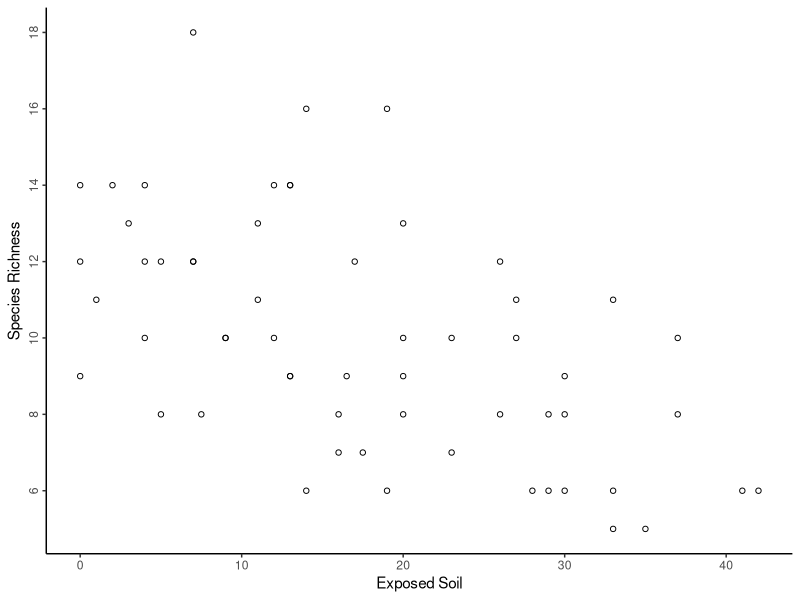
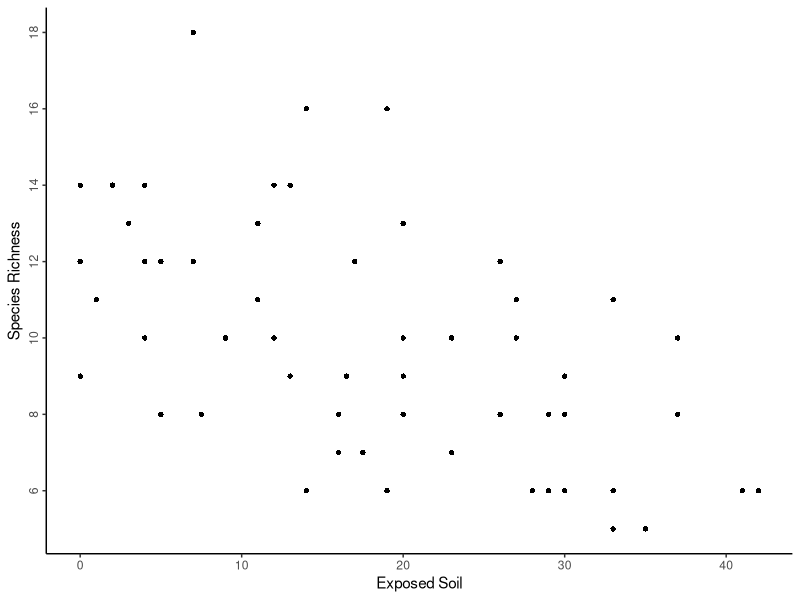
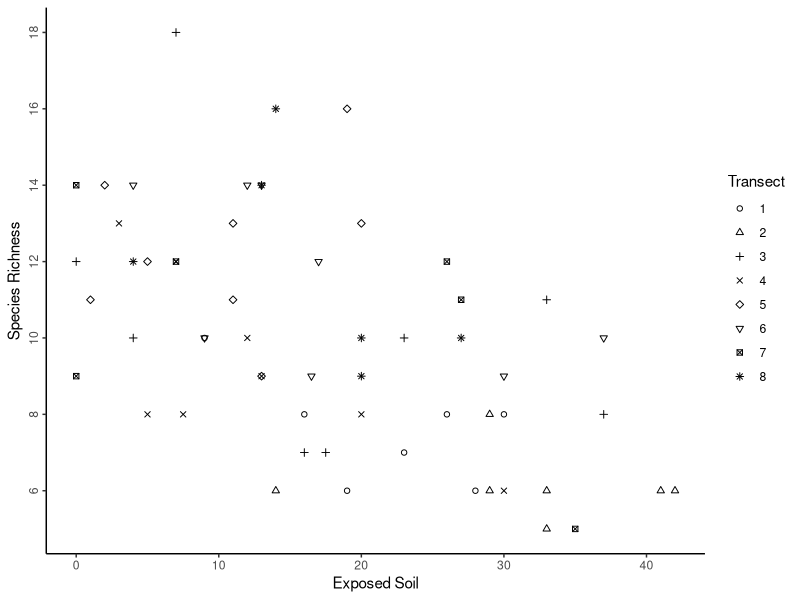
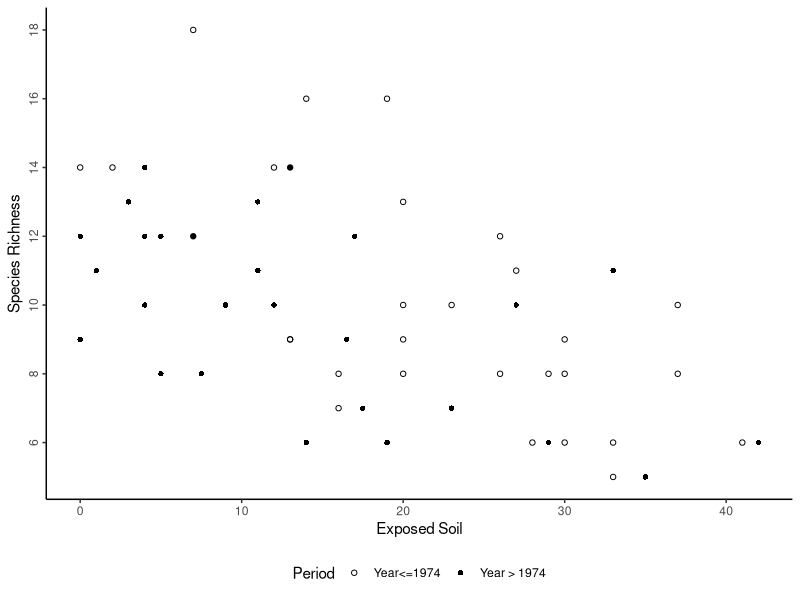
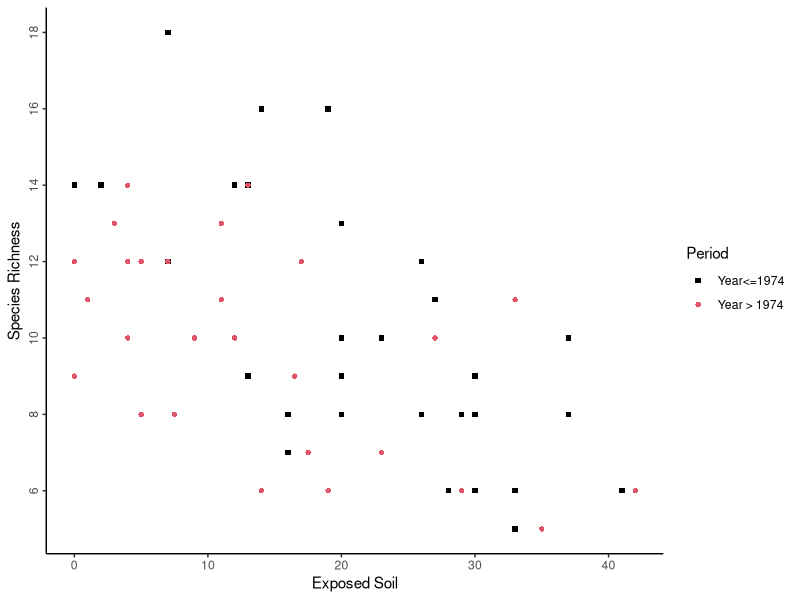
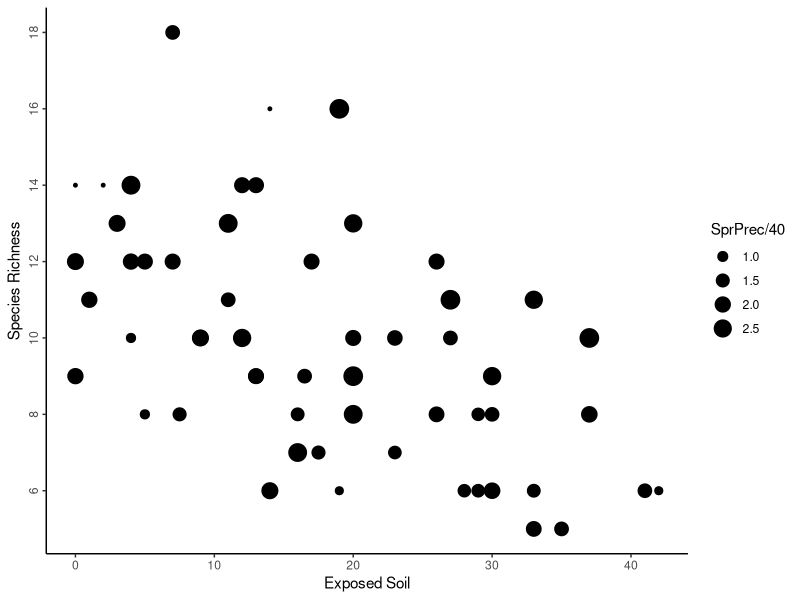
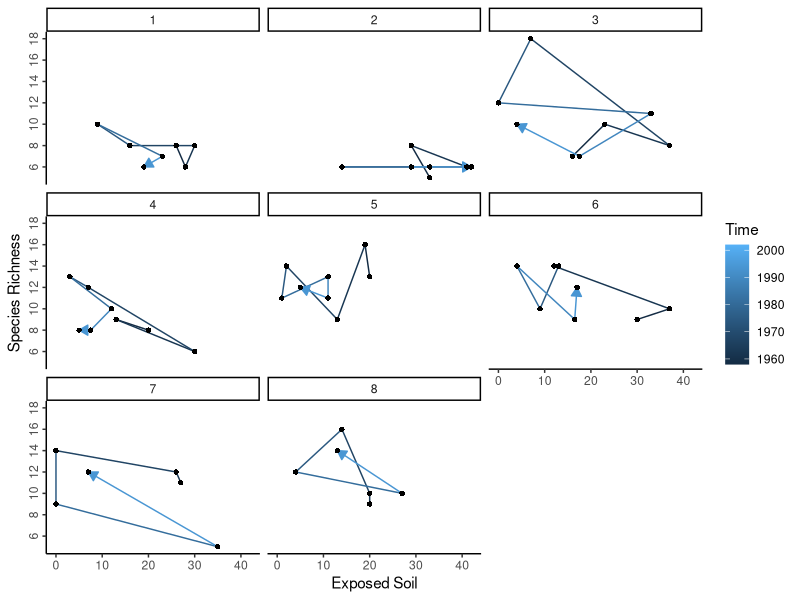

Recreate these plots in R, in order.
Veg <- read.table("data/Vegetation2.txt", header=TRUE)

library(ggplot2)
# this part the same
q <- ggplot(Veg, aes(x=BARESOIL, y = R)) + 
  theme_classic() +
  labs(x = "Exposed Soil", y = "Species Richness") + 
  theme(axis.text.y = element_text(angle = 90, hjust = 0.5)) +
  scale_y_continuous(breaks = seq(6,18,2))
  
# 5.2a
  q + geom_point(shape=1)
  
# 5.2b
  q + geom_point(shape = 16)

  # reproducing figure 5.2c
  q + geom_point(aes(shape=factor(Transect))) + 
    scale_shape_manual(name = "Transect", values=1:8)
 
# now 5.2d
  q + geom_point(aes(shape=Time>1974)) + 
    scale_shape_manual(name = "Period", values=c(1,16),
                       labels = c("Year<=1974","Year > 1974")) + 
    theme(legend.position = "bottom")
  
  
# 5.4
  q + geom_point(aes(shape=Time>1974, color = Time>1974)) + 
    scale_shape_manual(name = "Period", values=c(15,16),
                       labels = c("Year<=1974","Year > 1974")) + 
    scale_color_manual(name = "Period", values=c(1,2),
                       labels = c("Year<=1974","Year > 1974")) 

  q + geom_point(aes(size=SprPrec/40))

  q + geom_path(mapping = aes(color=Time), 
                arrow = arrow(length=unit(0.1,"inches"),type="closed")) +
    geom_point(shape=16) + 
    facet_wrap(~Transect)
  
